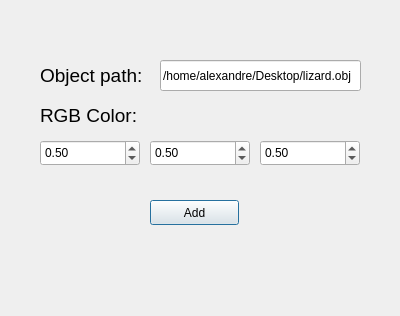
<?xml version="1.0" encoding="UTF-8"?>
<ui version="4.0">
 <class>AddMesh</class>
 <widget class="QDialog" name="AddMesh">
  <property name="geometry">
   <rect>
    <x>0</x>
    <y>0</y>
    <width>400</width>
    <height>316</height>
   </rect>
  </property>
  <property name="windowTitle">
   <string>Dialog</string>
  </property>
  <widget class="QLineEdit" name="pasta">
   <property name="geometry">
    <rect>
     <x>160</x>
     <y>60</y>
     <width>201</width>
     <height>31</height>
    </rect>
   </property>
   <property name="text">
    <string>/home/alexandre/Desktop/lizard.obj</string>
   </property>
  </widget>
  <widget class="QDoubleSpinBox" name="R">
   <property name="geometry">
    <rect>
     <x>40</x>
     <y>140</y>
     <width>100</width>
     <height>26</height>
    </rect>
   </property>
   <property name="minimum">
    <double>0.000000000000000</double>
   </property>
   <property name="maximum">
    <double>1.000000000000000</double>
   </property>
   <property name="singleStep">
    <double>0.100000000000000</double>
   </property>
   <property name="value">
    <double>0.500000000000000</double>
   </property>
  </widget>
  <widget class="QDoubleSpinBox" name="B">
   <property name="geometry">
    <rect>
     <x>260</x>
     <y>140</y>
     <width>100</width>
     <height>26</height>
    </rect>
   </property>
   <property name="minimum">
    <double>0.000000000000000</double>
   </property>
   <property name="maximum">
    <double>1.000000000000000</double>
   </property>
   <property name="singleStep">
    <double>0.100000000000000</double>
   </property>
   <property name="value">
    <double>0.500000000000000</double>
   </property>
  </widget>
  <widget class="QLabel" name="label_3">
   <property name="geometry">
    <rect>
     <x>40</x>
     <y>100</y>
     <width>171</width>
     <height>31</height>
    </rect>
   </property>
   <property name="font">
    <font>
     <pointsize>14</pointsize>
    </font>
   </property>
   <property name="text">
    <string>RGB Color:</string>
   </property>
  </widget>
  <widget class="QDoubleSpinBox" name="G">
   <property name="geometry">
    <rect>
     <x>150</x>
     <y>140</y>
     <width>100</width>
     <height>26</height>
    </rect>
   </property>
   <property name="minimum">
    <double>0.000000000000000</double>
   </property>
   <property name="maximum">
    <double>1.000000000000000</double>
   </property>
   <property name="singleStep">
    <double>0.100000000000000</double>
   </property>
   <property name="value">
    <double>0.500000000000000</double>
   </property>
  </widget>
  <widget class="QLabel" name="label_4">
   <property name="geometry">
    <rect>
     <x>40</x>
     <y>60</y>
     <width>111</width>
     <height>31</height>
    </rect>
   </property>
   <property name="font">
    <font>
     <pointsize>14</pointsize>
    </font>
   </property>
   <property name="text">
    <string>Object path:</string>
   </property>
  </widget>
  <widget class="QPushButton" name="add">
   <property name="geometry">
    <rect>
     <x>150</x>
     <y>200</y>
     <width>89</width>
     <height>25</height>
    </rect>
   </property>
   <property name="text">
    <string>Add</string>
   </property>
  </widget>
  <widget class="QLabel" name="error">
   <property name="geometry">
    <rect>
     <x>110</x>
     <y>250</y>
     <width>181</width>
     <height>41</height>
    </rect>
   </property>
   <property name="font">
    <font>
     <weight>75</weight>
     <bold>true</bold>
    </font>
   </property>
   <property name="text">
    <string/>
   </property>
  </widget>
 </widget>
 <resources/>
 <connections/>
</ui>
